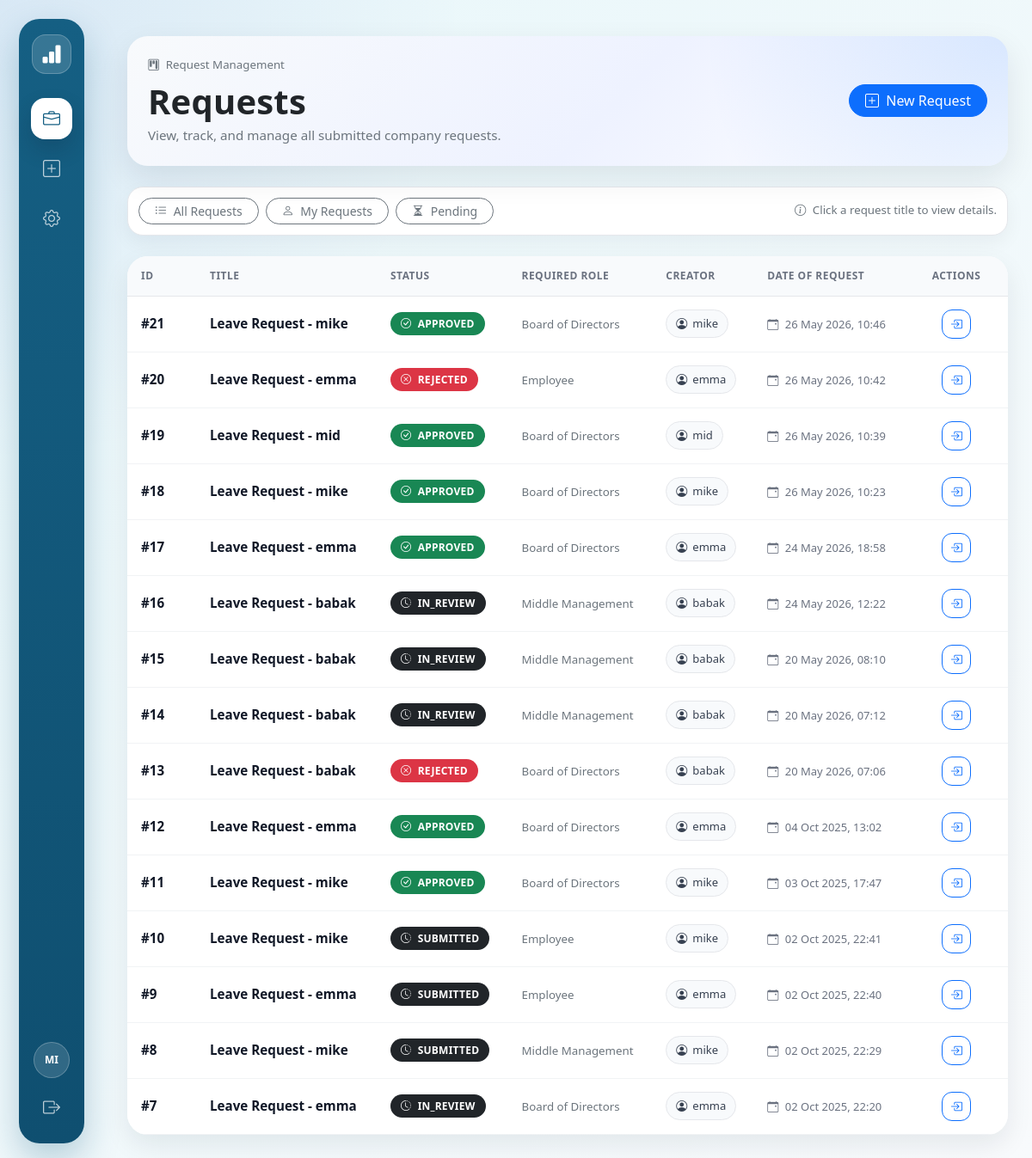
Page /requests/ (signed in) on the committed database.
### core/models.py (models this page shows, shortened)
class Request(models.Model):
    title = models.CharField(max_length=200)
    body = models.TextField(blank=True)
    created_by = models.ForeignKey(
        settings.AUTH_USER_MODEL, on_delete=models.PROTECT, related_name="requests_created"
    )
    created_at = models.DateTimeField(default=timezone.now)
    status = models.CharField(
        max_length=20, choices=RequestStatus.choices, default=RequestStatus.DRAFT
    )
    required_user = models.ForeignKey(
        settings.AUTH_USER_MODEL,
        null=True,
        blank=True,
        on_delete=models.SET_NULL,
        related_name="requests_waiting_on_me",
        help_text="If set, this specific user must act before role-based approvals.",
    )
    required_role = models.IntegerField(
        choices=Role.choices, default=Role.MIDDLE, help_text="Role required to act next."
    )
    class Meta:
        ordering = ["-created_at"]

### core/views.py (the view)
# urls.py: path("requests/", views.request_list, name="request_list"),
@login_required
def request_list(request):
    qs = Request.objects.all().select_related("created_by__profile")
    if request.GET.get("mine") == "1":
        qs = qs.filter(created_by=request.user)
    if request.GET.get("pending") == "1":
        qs = qs.exclude(status__in=[RequestStatus.APPROVED, RequestStatus.REJECTED])
    return render(request, "core/request_list.html", {"requests": qs})

### 1/companycrm/core/templates/core/request_list.html (shortened to what this page needs)
{% extends "base.html" %}
{% block content %}
  <div class="requests-page">
    <div class="card requests-hero mb-4">
      <div class="card-body p-4">
        <div class="d-flex justify-content-between align-items-center flex-wrap gap-3">
          <div>
            <div class="text-muted small mb-2">
              <i class="bi bi-kanban me-1"></i>
              Request Management
            </div>
            <h1 class="page-title mb-1">Requests</h1>
            <div class="text-muted">View, track, and manage all submitted company requests.</div>
          </div>
          <a class="btn btn-primary btn-pill" href="{% url 'request_new_hub' %}">
            <i class="bi bi-plus-square me-1"></i>
            New Request
          </a>
        </div>
      </div>
    </div>
    <div class="filter-bar mb-4">
      <div class="d-flex justify-content-between align-items-center flex-wrap gap-2">
        <div class="d-flex flex-wrap gap-2">
          <a class="btn btn-outline-secondary btn-sm btn-pill"
             href="{% url 'request_list' %}">
            <i class="bi bi-list-ul me-1"></i>
            All Requests
          </a>
          <a class="btn btn-outline-secondary btn-sm btn-pill" href="?mine=1">
            <i class="bi bi-person me-1"></i>
            My Requests
          </a>
          <a class="btn btn-outline-secondary btn-sm btn-pill" href="?pending=1">
            <i class="bi bi-hourglass-split me-1"></i>
            Pending
          </a>
        </div>
        <div class="text-muted small">
          <i class="bi bi-info-circle me-1"></i>
          Click a request title to view details.
        </div>
      </div>
    </div>
    <div class="card requests-card">
      <div class="card-body p-0">
        <div class="table-responsive">
          <table class="table table-hover mb-0 requests-table">
            <thead>
              <tr>
                <th style="width:80px;">ID</th>
                <th>Title</th>
                <th>Status</th>
                <th>Required Role</th>
                <th>Creator</th>
                <th>Date of Request</th>
                <th class="text-center" style="width:120px;">Actions</th>
              </tr>
            </thead>
            <tbody>
              {% for r in requests %}
                <tr>
                  <td>
                    <span class="request-id">#{{ r.pk }}</span>
                  </td>
                  <td>
                    <a class="request-title-link" href="{% url 'request_detail' r.pk %}">{{ r.title }}</a>
                  </td>
                  <td>
                    {% if r.status == "APPROVED" or r.status == "APPROVE" %}
                      <span class="badge text-bg-success status-badge">
                        <i class="bi bi-check-circle me-1"></i>
                        {{ r.status }}
                      </span>
                    {% elif r.status == "REJECTED" or r.status == "REJECT" %}
                      <span class="badge text-bg-danger status-badge">
                        <i class="bi bi-x-circle me-1"></i>
                        {{ r.status }}
                      </span>
                    {% elif r.status == "CANCELLED" or r.status == "CANCELED" %}
                      <span class="badge text-bg-secondary status-badge">
                        <i class="bi bi-x-octagon me-1"></i>
                        {{ r.status }}
                      </span>
                    {% else %}
                      <span class="badge text-bg-dark status-badge">
                        <i class="bi bi-clock-history me-1"></i>
                        {{ r.status }}
                      </span>
                    {% endif %}
                  </td>
                  <td>
                    <span class="text-muted small">{{ r.get_required_role_display }}</span>
                  </td>
                  <td>
                    <span class="creator-pill">
                      <i class="bi bi-person-circle"></i>
                      {{ r.created_by.username }}
                    </span>
                  </td>
                  <td>
                    <span class="date-text">
                      <i class="bi bi-calendar-event me-1"></i>
                      {{ r.created_at|date:"d M Y, H:i" }}
                    </span>
                  </td>
                  <td class="text-center">
                    <a class="btn btn-sm btn-outline-primary action-btn"
                       href="{% url 'request_detail' r.pk %}"
                       title="View request">
                      <i class="bi bi-box-arrow-in-right"></i>
                    </a>
                  </td>
                </tr>
              {% endfor %}
            </tbody>
          </table>
        </div>
      </div>
    </div>
  </div>
{% endblock %}

### 1/companycrm/core/templates/base.html (shortened to what this page needs)
{% load static %}
<!DOCTYPE html>
<html lang="en" data-bs-theme="light">
  <head>
    <link href="https://cdn.jsdelivr.net/npm/bootstrap@5.3.3/dist/css/bootstrap.min.css"
          rel="stylesheet" />
    <link href="https://cdn.jsdelivr.net/npm/bootstrap-icons@1.11.3/font/bootstrap-icons.css"
          rel="stylesheet" />
    <link href="{% static 'css/custom.css' %}" rel="stylesheet" />
    <link rel="stylesheet" href="{% static 'css/custom.css' %}?v=2">
  </head>
  <body>
    <div class="app-shell">
      <aside class="app-sidebar">
        <a class="sidebar-brand" href="{% url 'home' %}" title="ATO CRM">
          <i class="bi bi-bar-chart-fill"></i>
        </a>
        <nav class="sidebar-nav">
          <a class="sidebar-link {% if request.path == '/' or request.path|slice:':10' == '/requests/' %}active{% endif %}"
             href="{% url 'request_list' %}"
             title="Requests">
            <i class="bi bi-briefcase"></i>
          </a>
          <a class="sidebar-link {% if request.path == '/requests/new/' %}active{% endif %}"
             href="{% url 'request_new_hub' %}"
             title="New Request">
            <i class="bi bi-plus-square"></i>
          </a>
          {% if user.is_authenticated %}
            <a class="sidebar-link" href="/admin/" title="Admin">
              <i class="bi bi-gear"></i>
            </a>
          {% endif %}
        </nav>
        <div class="sidebar-bottom">
          {% if user.is_authenticated %}
            <div class="user-circle" title="{{ user.get_username }}">{{ user.get_username|slice:":2"|upper }}</div>
            <form method="post" action="{% url 'logout' %}">
              <button class="sidebar-logout" type="submit" title="Logout">
                <i class="bi bi-box-arrow-right"></i>
              </button>
            </form>
          {% else %}
            <a class="sidebar-link" href="{% url 'login' %}" title="Login">
              <i class="bi bi-box-arrow-in-right"></i>
            </a>
          {% endif %}
        </div>
      </aside>
      <div class="app-main">
        <main class="{% block container_class %}{% endblock %}">
          {% block content %}{% endblock %}
        </main>
      </div>
    </div>
  </body>
</html>

### static/css/custom.css (style rules this page uses)
body { background-color: #f8f9fa; font-family: "Segoe UI", Roboto, Arial, sans-serif; font-size: 0.95rem; color: #333; }
.card { border-radius: 0.5rem; }
.table { border-radius: 0.5rem; overflow: hidden; }
.table th { background-color: #f1f3f5; font-weight: 600; }
.btn { border-radius: 0.4rem; font-weight: 500; }
.btn-primary { background-color: #0d6efd; border-color: #0d6efd; }
.badge { font-size: 0.8rem; padding: 0.5em 0.75em; border-radius: 0.4rem; }
.text-muted { color: #6c757d !important; }

### 1/companycrm/core/templates/base.html (style rules this page uses)
:root { --persian-blue: #1C39BB; --sidebar-blue: #155f83; --sidebar-blue-dark: #0f4f70; --sidebar-active-bg: #ffffff; --crm-bg: #eef7f9; --crm-text: #111827; --crm-muted: #6b7280; --crm-border: #e5e7eb; }
body { margin: 0; background: radial-gradient(circle at top left, rgba(28, 57, 187, 0.08), transparent 30%), linear-gradient(135deg, #e8f7fa 0%, #f8fafc 100%); color: var(--crm-text); }
.app-shell { min-height: 100vh; display: flex; }
.app-sidebar { position: fixed; left: 22px; top: 22px; bottom: 22px; width: 76px; background: linear-gradient(180deg, var(--sidebar-blue) 0%, var(--sidebar-blue-dark) 100%); border-radius: 24px; box-shadow: 0 18px 40px rgba(15, 95, 131, 0.28); z-index: 1000; display: flex; flex-direction: column; align-items: center; padding: 18px 10px; }
.sidebar-brand { width: 46px; height: 46px; border-radius: 16px; background: rgba(255, 255, 255, 0.15); border: 1px solid rgba(255, 255, 255, 0.22); color: #ffffff; display: flex; align-items: center; justify-content: center; font-size: 24px; margin-bottom: 28px; text-decoration: none; }
.sidebar-nav { width: 100%; display: flex; flex-direction: column; gap: 10px; align-items: center; }
.sidebar-link { width: 48px; height: 48px; border-radius: 16px; color: rgba(255, 255, 255, 0.72); display: flex; align-items: center; justify-content: center; font-size: 20px; text-decoration: none; transition: all 0.18s ease; border: 0; }
.sidebar-link.active { background: var(--sidebar-active-bg); color: var(--sidebar-blue); box-shadow: 0 12px 24px rgba(15, 23, 42, 0.18); }
.sidebar-bottom { margin-top: auto; width: 100%; display: flex; flex-direction: column; gap: 10px; align-items: center; }
.user-circle { width: 42px; height: 42px; border-radius: 50%; background: rgba(255, 255, 255, 0.14); border: 1px solid rgba(255, 255, 255, 0.24); color: #ffffff; display: flex; align-items: center; justify-content: center; font-size: 12px; font-weight: 800; }
.sidebar-logout { border: 0; background: transparent; color: rgba(255, 255, 255, 0.72); width: 48px; height: 48px; border-radius: 16px; font-size: 20px; transition: all 0.18s ease; }
.app-main { width: 100%; margin-left: 120px; padding: 24px 28px 32px; }
.page-title { font-weight: 800; letter-spacing: 0.2px; }

### 1/companycrm/core/templates/core/request_list.html (style rules this page uses)
.requests-page { max-width: 1180px; margin: 0 auto; }
.requests-hero { border: 0; border-radius: 24px; background: radial-gradient(circle at top right, rgba(13, 110, 253, 0.14), transparent 34%), linear-gradient(135deg, #f8fafc 0%, #eef2ff 55%, #ffffff 100%); box-shadow: 0 14px 36px rgba(15, 23, 42, 0.09); overflow: hidden; }
.filter-bar { background: #ffffff; border: 1px solid #e5e7eb; border-radius: 18px; padding: 12px; box-shadow: 0 8px 22px rgba(15, 23, 42, 0.05); }
.requests-card { border: 0; border-radius: 24px; box-shadow: 0 12px 30px rgba(15, 23, 42, 0.08); overflow: hidden; }
.requests-table { vertical-align: middle; }
.requests-table thead th { background: #f8fafc; color: #6b7280; font-size: 12px; text-transform: uppercase; letter-spacing: 0.04em; border-bottom: 1px solid #e5e7eb; padding: 14px 16px; }
.requests-table tbody td { padding: 15px 16px; border-bottom: 1px solid #f1f3f5; }
.requests-table tbody tr { transition: background 0.15s ease; }
.request-id { font-weight: 800; color: #111827; }
.request-title-link { font-weight: 700; color: #111827; text-decoration: none; }
.status-badge { border-radius: 999px; padding: 7px 12px; font-size: 12px; font-weight: 800; letter-spacing: 0.02em; }
.creator-pill { display: inline-flex; align-items: center; gap: 6px; background: #f8fafc; border: 1px solid #e5e7eb; border-radius: 999px; padding: 6px 11px; font-size: 13px; color: #374151; }
.date-text { color: #6b7280; font-size: 13px; white-space: nowrap; }
.btn-pill { border-radius: 999px; padding-left: 18px; padding-right: 18px; }
.action-btn { width: 34px; height: 34px; display: inline-flex; justify-content: center; align-items: center; border-radius: 12px; }

### rows in the picture
Request: pk "21", title "Leave Request - mike", status "APPROVED", required_role "Board of Directors", created_by.username "mike", created_at "26 May 2026, 10:46"
Request: pk "20", title "Leave Request - emma", status "REJECTED", required_role "Employee", created_by.username "emma", created_at "26 May 2026, 10:42"
Request: pk "19", title "Leave Request - mid", status "APPROVED", required_role "Board of Directors", created_by.username "mid", created_at "26 May 2026, 10:39"
Request: pk "18", title "Leave Request - mike", status "APPROVED", required_role "Board of Directors", created_by.username "mike", created_at "26 May 2026, 10:23"
Request: pk "17", title "Leave Request - emma", status "APPROVED", required_role "Board of Directors", created_by.username "emma", created_at "24 May 2026, 18:58"
Request: pk "16", title "Leave Request - babak", status "IN_REVIEW", required_role "Middle Management", created_by.username "babak", created_at "24 May 2026, 12:22"
Request: pk "15", title "Leave Request - babak", status "IN_REVIEW", required_role "Middle Management", created_by.username "babak", created_at "20 May 2026, 08:10"
Request: pk "14", title "Leave Request - babak", status "IN_REVIEW", required_role "Middle Management", created_by.username "babak", created_at "20 May 2026, 07:12"
Request: pk "13", title "Leave Request - babak", status "REJECTED", required_role "Board of Directors", created_by.username "babak", created_at "20 May 2026, 07:06"
Request: pk "12", title "Leave Request - emma", status "APPROVED", required_role "Board of Directors", created_by.username "emma", created_at "04 Oct 2025, 13:02"
Request: pk "11", title "Leave Request - mike", status "APPROVED", required_role "Board of Directors", created_by.username "mike", created_at "03 Oct 2025, 17:47"
Request: pk "10", title "Leave Request - mike", status "SUBMITTED", required_role "Employee", created_by.username "mike", created_at "02 Oct 2025, 22:41"
Request: pk "9", title "Leave Request - emma", status "SUBMITTED", required_role "Employee", created_by.username "emma", created_at "02 Oct 2025, 22:40"
Request: pk "8", title "Leave Request - mike", status "SUBMITTED", required_role "Middle Management", created_by.username "mike", created_at "02 Oct 2025, 22:29"
Request: pk "7", title "Leave Request - emma", status "IN_REVIEW", required_role "Board of Directors", created_by.username "emma", created_at "02 Oct 2025, 22:20"

### other values in the picture
{{ user.get_username|slice:":2"|upper }} "MI"
